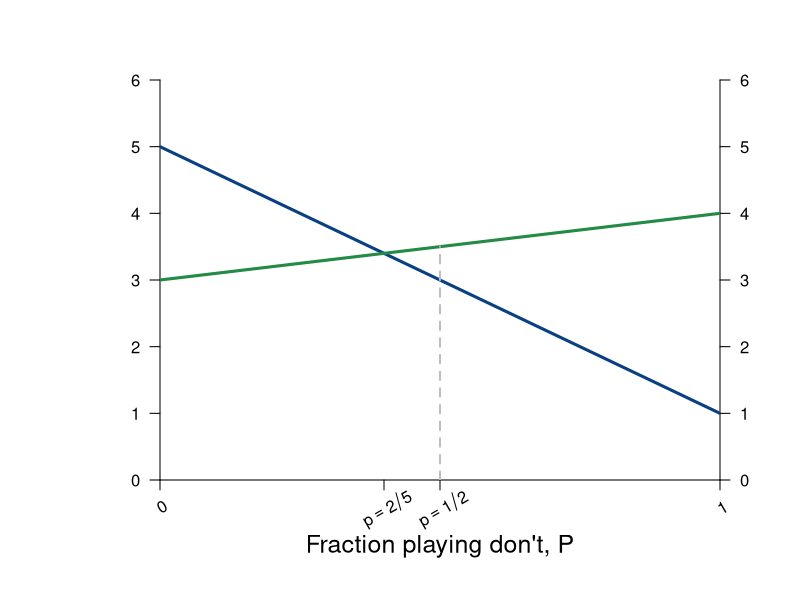

R code for this plot: (Note: this script raises an error after producing the figure.)
#Graph Designer: Simon Halliday
#Authors: Bowles, Foley and Halliday
#Title: Coordination, Conflict and Competition: A Text in Microeconomics
library(shape)
pdf(file = "people/ample_millmart_expected_payoffs.pdf", width = 10, height = 8)

#Set parameters for graphics
axislabelsize <- 1.5
labelsize <- 1.1
graphlinewidth <- 3
segmentlinewidth <- 2

COL <- c("#7fc97f", "#beaed4", "#fdc086", "#ffff99", "#386cb0", "#f0027f", "#bf5b17", "#666666")
COLA <- c("#e0f3db", "#99d8c9","#66c2a4","#41ae76", "#238b45", "#005824")
COLB <- c("#4eb3d3", "#2b8cbe", "#0868ac","#084081")

#Edited the margins to cater for the larger LHS labels
par(mar =  c(6, 8, 4, 4))

#proportion of wealth functions

expected_pay <- function(x){
 5 - 4*x
}

expected_dont <- function(x){
  3 + x
}


#Add limits on axes and levels of utility for each function 
ylims <- c(0, 6)
xlims <- c(0, 1)

npts <- 501 
x <- seq(xlims[1], xlims[2], length.out = npts)
y <- seq(ylims[1], ylims[2], length.out = npts) 

plot(0, 0, xlim = xlims, ylim = ylims, type = "n",
     xlab = expression(paste("")),
     ylab = expression(paste("")), 
     xaxt = "n", 
     yaxt = "n", 
     cex.lab = axislabelsize, 
     bty = "n", 
     xaxs="i", 
     yaxs="i"
)

#x and y limits with plain axes without ticks/numbers to match previous graph; y axes on both sides

ticksx <- c(0, 2/5, 1/2, 1)
xlabels <- c(0, expression(paste(p == 2/5)), expression(paste(p == 1/2)), 1)
ticksy <- seq(ylims[1], ylims[2], 1)
ylabels <- seq(ylims[1], ylims[2], 1)
ticksy2 <- seq(ylims[1], ylims[2], 1)
ylabels2 <- seq(ylims[1], ylims[2], 1)

#text(x = c(0, 12/27, 1/2, 1), par("usr")[3] - 0.2, labels = xlabels, srt = 45, pos = 1, xpd = TRUE)

axis(1, at = ticksx,  pos = 0, labels = FALSE)
text(x = c(0, 2/5, 1/2, 1), par("usr")[3] - 0.2, labels = xlabels, srt = 30, pos = 1, xpd = TRUE)
axis(2, at = ticksy,  pos = 0, labels = ylabels, las = 1)
axis(4, at = ticksy2, pos = xlims[2], labels = ylabels2,las=1)


npts <- 503 
xx1 <- seq(xlims[1], xlims[2], length.out = npts)
xx2 <- seq(0, xlims[2], length.out = npts)
xx3 <- seq(xlims[1], 0, length.out = npts)
xx4 <- seq(-11, 0, length.out = npts)

#Axis labels and draw linear utility functions
text(xlims[2]*0.5, -1, expression(paste("Fraction playing don't, P")), xpd = TRUE, cex = axislabelsize)
text(-0.5, 0.5*ylims[2], expression(paste("Expected payoff")), xpd = TRUE, cex = axislabelsize, srt = 90) 


text(41, ylims[2], expression(paste(4)), xpd = TRUE, cex = labelsize) 
text(41, 0.75*ylims[2], expression(paste(3)), xpd = TRUE, cex = labelsize) 

lines(xx1, expected_pay(xx1), col = COLB[4], lwd = graphlinewidth)
lines(xx1, expected_dont(xx1), col = COLA[5], lwd = graphlinewidth)

#Label points on line

# text(20 - 0.5, expected_late(20) - 1.2, expression(paste("f")), cex = labelsize)
segments(0.5, 0, 0.5, expected_dont(0.5), lty = 2, col = "gray", lwd = segmentlinewidth)
segments(0, expected_dont(0.5), 0.5, expected_12hours(0.5), lty = 2, col = "gray", lwd = segmentlinewidth)
points(0.5, expected_dont(0.5), pch = 16, col = "black", cex = 1.5)

segments(2/5, 0, 2/5, expected_dont(2/5), lty = 2, col = "gray", lwd = segmentlinewidth)
segments(0, expected_dont(2/5), 2/5, expected_12hours(12/27), lty = 2, col = "gray", lwd = segmentlinewidth)
points(2/5, expected_dont(2/5), pch = 16, col = "black", cex = 1.5)

# 
# text(26.67 + 0.7, expected_early(26.67) - 0.7, expression(paste("g")), cex = labelsize)
# segments(26.67, expected_early(26.67), 0, expected_early(26.67), lty = 2, col = "gray", lwd = segmentlinewidth)
# segments(26.67, 0, expected_early(26.67), 26.67, lty = 2, col = "gray", lwd = segmentlinewidth)
# points(26.67, expected_early(26.67), pch = 16, col = "black", cex = 1.5)

# text(33 + 0.7, 7 + 0.7, expression(paste("h")), cex = labelsize)
# segments(33, 7, 0, 7, lty = 2, col = "gray", lwd = segmentlinewidth)
# points(33, 7, pch = 16, col = "black", cex = 1.5)


#Label relevant points on axes
text(0.8, 4, expression(paste(pi[dont] == 3 + P)), xpd = TRUE, cex = labelsize)
text(0.8, 2.2, expression(paste(pi[pay] == 5 - 4*P)),  xpd = TRUE, cex = labelsize)

#Axis arrow
arrows(28, -3.5, 35, -3.5, xpd = TRUE, length=0.1,angle=40,lwd=3)

#Risk Dominant Strategy
text(.5, 5, expression(paste("Strategy with higher")), xpd = TRUE, cex = labelsize)
text(.5, 4.7, expression(paste("expected payoff at ", p == 1/2)), xpd = TRUE, cex = labelsize)
text(.5, 4.4, expression(paste("is risk-dominant")), xpd = TRUE, cex = labelsize)
Arrows(.5, 4.2, .5, expected_dont(0.5) + 0.15, col = "black", lty = 1, lwd = 2, code = 2, arr.type = "triangle", arr.lwd = 0.5)

Arrows(.5, expected_dont(0.5) - 0.15, 0.98, expected_dont(0.98) -0.15, col = "black", lty = 1, lwd = 2, code = 2, arr.type = "triangle", arr.lwd = 0.5)
text(.8, 3.4, expression(paste("All players end up")), xpd = TRUE, cex = labelsize)
text(.8, 3.1, expression(paste("playing 'Don't'")), xpd = TRUE, cex = labelsize)

# #Equal expected payoffs
# text(29, 35, expression(paste("Equal expected")), xpd = TRUE, cex = labelsize)
# text(29, 33.5, expression(paste("payoffs at ", p == 2/3)), xpd = TRUE, cex = labelsize)
# Arrows(26.67, 32.5, 26.67, expected_late(26.67) + 1.5, col = "black", lty = 1, lwd = 2, code = 2, arr.type = "triangle", arr.lwd = 0.5)
# 

dev.off()
